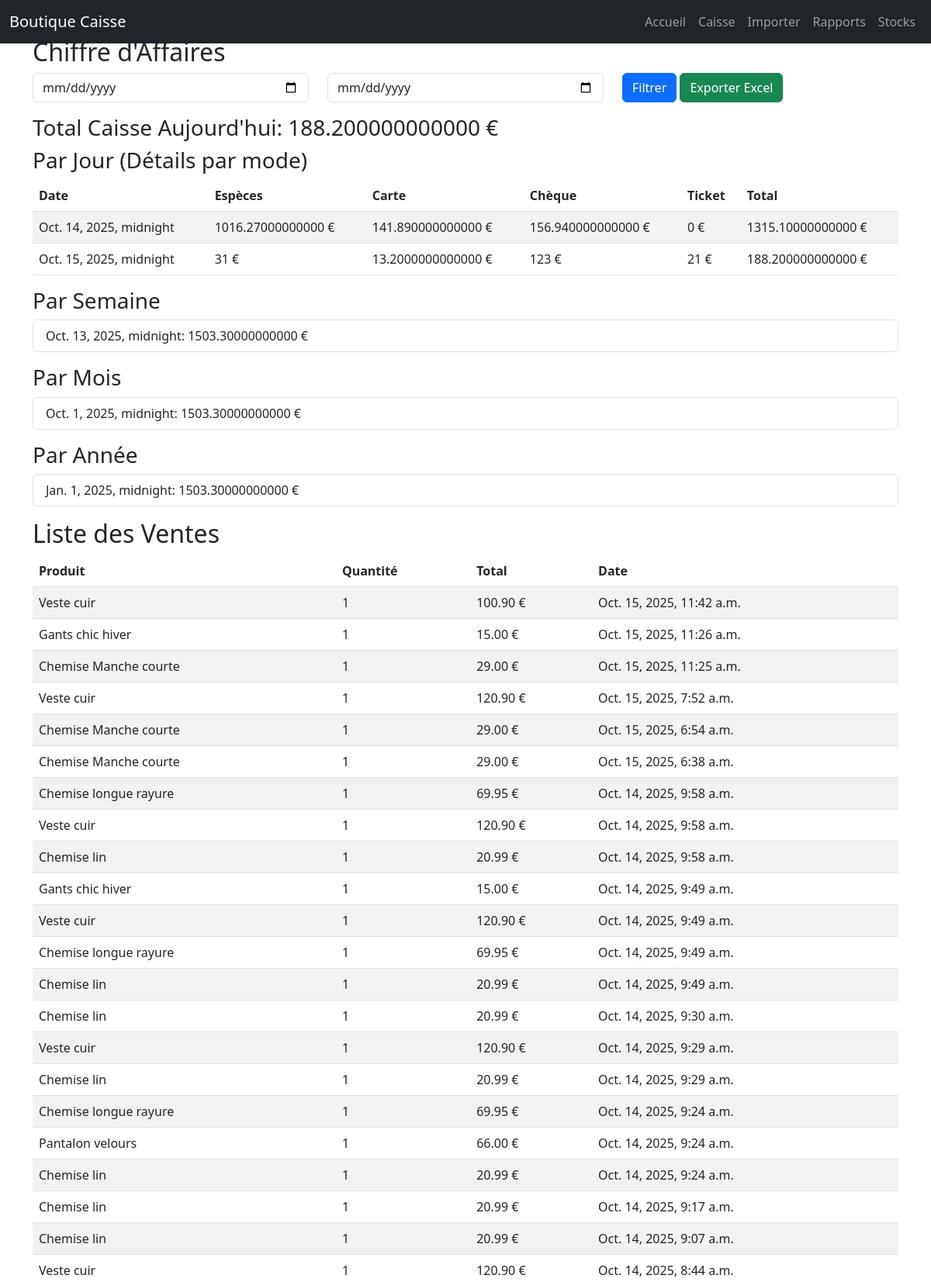
/rapports/ (upper part), run on the app's committed database.
### caisse/models.py (models this page shows, shortened)
class Vente(models.Model):
    produit = models.ForeignKey(Produit, on_delete=models.CASCADE)
    quantite = models.IntegerField()
    date_vente = models.DateTimeField(default=timezone.now)
    total = models.DecimalField(max_digits=10, decimal_places=2)

class Produit(models.Model):
    nom = models.CharField(max_length=100)
    prix = models.DecimalField(max_digits=10, decimal_places=2)
    stock = models.IntegerField(default=0)

### caisse/views.py (the view, shortened to what this page needs)
# urls.py: path('rapports/', views.rapports, name='rapports'),
def rapports(request):
    date_debut = request.GET.get('date_debut')
    date_fin = request.GET.get('date_fin')
    export_excel = request.GET.get('export_excel') == '1'
    filters = Q()
    if date_debut:
        try:
            debut = datetime.strptime(date_debut, '%Y-%m-%d').date()
            filters &= Q(date_paiement__date__gte=debut)
        except ValueError:
            pass
    if date_fin:
        try:
            fin = datetime.strptime(date_fin, '%Y-%m-%d').date()
            filters &= Q(date_paiement__date__lte=fin)
        except ValueError:
            pass
    paiements = Paiement.objects.filter(filters)
    ca_jour = paiements.annotate(date=TruncDay('date_paiement')).values('date').annotate(total=Sum('montant_paye')).order_by('date')
    ca_semaine = paiements.annotate(semaine=TruncWeek('date_paiement')).values('semaine').annotate(total=Sum('montant_paye')).order_by('semaine')
    ca_mois = paiements.annotate(mois=TruncMonth('date_paiement')).values('mois').annotate(total=Sum('montant_paye')).order_by('mois')
    ca_an = paiements.annotate(an=TruncYear('date_paiement')).values('an').annotate(total=Sum('montant_paye')).order_by('an')
    details_jour = []
    for jour in ca_jour:
        date_j = jour['date']
        modes_details = Paiement.objects.filter(date_paiement__date=date_j).values('mode').annotate(montant=Sum('montant_paye'))
        detail_modes = {mode['mode']: mode['montant'] for mode in modes_details}
        detail_modes['total'] = jour['total']
        detail_modes['date'] = date_j
        details_jour.append(detail_modes)
    ventes_list = Vente.objects.filter(paiements__in=paiements).distinct().order_by('-date_vente')
    paiements_list = paiements.order_by('-date_paiement')
    today = timezone.now().date()
    daily_total = paiements.filter(date_paiement__date=today).aggregate(total=Sum('montant_paye'))['total'] or Decimal('0')
    context = {
        'ca_jour': details_jour,
        'ca_semaine': ca_semaine,
        'ca_mois': ca_mois,
        'ca_an': ca_an,
        'ventes_list': ventes_list,
        'paiements_list': paiements_list,
        'daily_total': daily_total,
        'date_debut': date_debut,
        'date_fin': date_fin,
    }
    return render(request, 'caisse/rapports.html', context)

### caisse/templates/caisse/rapports.html (shortened to what this page needs)
{% extends 'caisse/base.html' %}
{% block content %}
<div class="container mt-5">
    <h2>Chiffre d'Affaires</h2>
    <form method="get" class="mb-3">
        <div class="row">
            <div class="col">
                <input type="date" name="date_debut" value="{{ date_debut }}" class="form-control">
            </div>
            <div class="col">
                <input type="date" name="date_fin" value="{{ date_fin }}" class="form-control">
            </div>
            <div class="col">
                <button type="submit" class="btn btn-primary">Filtrer</button>
                <a href="?date_debut={{ date_debut }}&date_fin={{ date_fin }}&export_excel=1" class="btn btn-success">Exporter Excel</a>
            </div>
        </div>
    </form>
    <h3>Total Caisse Aujourd'hui: {{ daily_total }} €</h3>
    <h3>Par Jour (Détails par mode)</h3>
    <table class="table table-striped">
        <thead>
            <tr>
                <th>Date</th>
                <th>Espèces</th>
                <th>Carte</th>
                <th>Chèque</th>
                <th>Ticket</th>
                <th>Total</th>
            </tr>
        </thead>
        <tbody>
            {% for detail in ca_jour %}
                <tr>
                    <td>{{ detail.date }}</td>
                    <td>{{ detail.especes|default:0 }} €</td>
                    <td>{{ detail.carte|default:0 }} €</td>
                    <td>{{ detail.cheque|default:0 }} €</td>
                    <td>{{ detail.ticket|default:0 }} €</td>
                    <td>{{ detail.total }} €</td>
                </tr>
            {% endfor %}
        </tbody>
    </table>
    <h3>Par Semaine</h3>
    <ul class="list-group mb-3">
        {% for item in ca_semaine %}
            <li class="list-group-item">{{ item.semaine }}: {{ item.total }} €</li>
        {% endfor %}
    </ul>
    <h3>Par Mois</h3>
    <ul class="list-group mb-3">
        {% for item in ca_mois %}
            <li class="list-group-item">{{ item.mois }}: {{ item.total }} €</li>
        {% endfor %}
    </ul>
    <h3>Par Année</h3>
    <ul class="list-group mb-3">
        {% for item in ca_an %}
            <li class="list-group-item">{{ item.an }}: {{ item.total }} €</li>
        {% endfor %}
    </ul>
    <h2>Liste des Ventes</h2>
    <table class="table table-striped">
        <thead><tr><th>Produit</th><th>Quantité</th><th>Total</th><th>Date</th></tr></thead>
        <tbody>
            {% for vente in ventes_list %}
                <tr><td>{{ vente.produit.nom }}</td><td>{{ vente.quantite }}</td><td>{{ vente.total }} €</td><td>{{ vente.date_vente }}</td></tr>
            {% endfor %}
        </tbody>
    </table>
</div>
{% endblock %}

### data on the page
Vente: produit.nom "Veste cuir", quantite "1", total "100.90", date_vente "Oct. 15, 2025, 11:42 a.m."
Vente: produit.nom "Gants chic hiver", quantite "1", total "15.00", date_vente "Oct. 15, 2025, 11:26 a.m."
Vente: produit.nom "Chemise Manche courte", quantite "1", total "29.00", date_vente "Oct. 15, 2025, 11:25 a.m."
Vente: produit.nom "Veste cuir", quantite "1", total "120.90", date_vente "Oct. 15, 2025, 7:52 a.m."
Vente: produit.nom "Chemise Manche courte", quantite "1", total "29.00", date_vente "Oct. 15, 2025, 6:54 a.m."
Vente: produit.nom "Chemise Manche courte", quantite "1", total "29.00", date_vente "Oct. 15, 2025, 6:38 a.m."
Vente: produit.nom "Chemise longue rayure", quantite "1", total "69.95", date_vente "Oct. 14, 2025, 9:58 a.m."
Vente: produit.nom "Veste cuir", quantite "1", total "120.90", date_vente "Oct. 14, 2025, 9:58 a.m."
Vente: produit.nom "Chemise lin", quantite "1", total "20.99", date_vente "Oct. 14, 2025, 9:58 a.m."
Vente: produit.nom "Gants chic hiver", quantite "1", total "15.00", date_vente "Oct. 14, 2025, 9:49 a.m."
Vente: produit.nom "Veste cuir", quantite "1", total "120.90", date_vente "Oct. 14, 2025, 9:49 a.m."
Vente: produit.nom "Chemise longue rayure", quantite "1", total "69.95", date_vente "Oct. 14, 2025, 9:49 a.m."
Vente: produit.nom "Chemise lin", quantite "1", total "20.99", date_vente "Oct. 14, 2025, 9:49 a.m."
Vente: produit.nom "Chemise lin", quantite "1", total "20.99", date_vente "Oct. 14, 2025, 9:30 a.m."
Vente: produit.nom "Veste cuir", quantite "1", total "120.90", date_vente "Oct. 14, 2025, 9:29 a.m."
Vente: produit.nom "Chemise lin", quantite "1", total "20.99", date_vente "Oct. 14, 2025, 9:29 a.m."
Vente: produit.nom "Chemise longue rayure", quantite "1", total "69.95", date_vente "Oct. 14, 2025, 9:24 a.m."
Vente: produit.nom "Pantalon velours", quantite "1", total "66.00", date_vente "Oct. 14, 2025, 9:24 a.m."
Vente: produit.nom "Chemise lin", quantite "1", total "20.99", date_vente "Oct. 14, 2025, 9:24 a.m."
Vente: produit.nom "Chemise lin", quantite "1", total "20.99", date_vente "Oct. 14, 2025, 9:17 a.m."
Vente: produit.nom "Chemise lin", quantite "1", total "20.99", date_vente "Oct. 14, 2025, 9:07 a.m."
Vente: produit.nom "Veste cuir", quantite "1", total "120.90", date_vente "Oct. 14, 2025, 8:44 a.m."

### other printed values
{{ daily_total }} "188.200000000000"
{{ detail.date }} "Oct. 14, 2025, midnight" "Oct. 15, 2025, midnight"
{{ detail.especes|default:0 }} "1016.27000000000" "31"
{{ detail.carte|default:0 }} "141.890000000000" "13.2000000000000"
{{ detail.cheque|default:0 }} "156.940000000000" "123"
{{ detail.ticket|default:0 }} "0" "21"
{{ detail.total }} "1315.10000000000" "188.200000000000"
{{ item.semaine }} "Oct. 13, 2025, midnight"
{{ item.total }} "1503.30000000000"
{{ item.mois }} "Oct. 1, 2025, midnight"
{{ item.an }} "Jan. 1, 2025, midnight"
